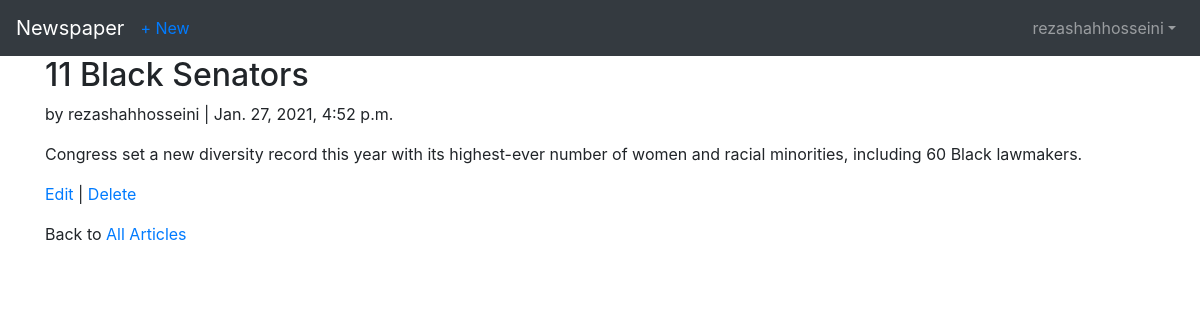
The app's page /articles/2/ (signed in) with its own data.
### accounts/models.py (models this page shows)
class CustomUser(AbstractUser):
    age = models.PositiveIntegerField(null=True,blank=True)

### articles/models.py (models this page shows, shortened)
class Article(models.Model):
    title = models.CharField(max_length=256)
    body = models.TextField()
    date = models.DateTimeField(auto_now_add = True)
    author = models.ForeignKey(get_user_model() , on_delete=models.CASCADE)

### articles/views.py (the view)
# urls.py: path('<int:pk>/' , ArticleDetailView.as_view() , name='article_detail'),
class ArticleDetailView(LoginRequiredMixin , DetailView):
    model = Article
    template_name='article_detail.html'

### templates/article_detail.html
{% extends 'base.html' %}
{% block content %}
    <div class="article-entry">
        <h2>{{object.title}}</h2>
        <p>by {{object.author}} | {{object.date}}</p>
        <p>{{object.body}}</p>
    </div>
    <p>
        <a href="{% url 'article_edit' article.pk %}">Edit</a> |
        <a href="{% url 'article_delete' article.pk %}">Delete</a>
    </p>
    <p>Back to <a href="{% url 'article_list' %}">All Articles</a></p>
{% endblock content %}

### templates/base.html (shortened to what this page needs)
{% load static %}
<!DOCTYPE html>
<html>
    <head>
        <link rel="stylesheet" href="https://stackpath.bootstrapcdn.com/bootstrap/4.5.2/css/bootstrap.min.css" />
    </head>
    <body>
        <nav class="navbar navbar-expand-lg navbar-dark bg-dark">
            <a href="{% url 'home' %}" class="navbar-brand">Newspaper</a>
            <a href="{% url 'article_new' %}">+ New</a>
                <div class="collapse navbar-collapse" id="navbarSupportedContent">
                    {% if user.is_authenticated %}
                        <ul class="navbar-nav ml-auto">
                            <li class="nav-item">
                                <a class="nav-link dropdown-toggle" href="#" id="navbarDropdown" role="button" data-toggle="dropdown" aria-haspopup="true" aria-expanded="false">{{user.username}}</a>
                            </li>
                        </ul>
                    {% else %}
                        <form class="form-inline ml-auto">
                            <a class="btn btn-outline-secondary" href="{% url 'login' %}">Log in</a>
                            <a class="btn btn-primary ml-2" href="{% url 'signup' %}">Sign up</a>
                        </form>
                    {% endif %}
                </div>
        </nav>
        <main class="container">
            {% block content %}
            {% endblock content %}
        </main>
    </body>
</html>

### records on screen
CustomUser: username "rezashahhosseini"
Article: title "11 Black Senators", author "rezashahhosseini", date "Jan. 27, 2021, 4:52 p.m.", body "Congress set a new diversity record this year with its highest-ever number of women and racial minorities, including 60 Black lawmakers."
